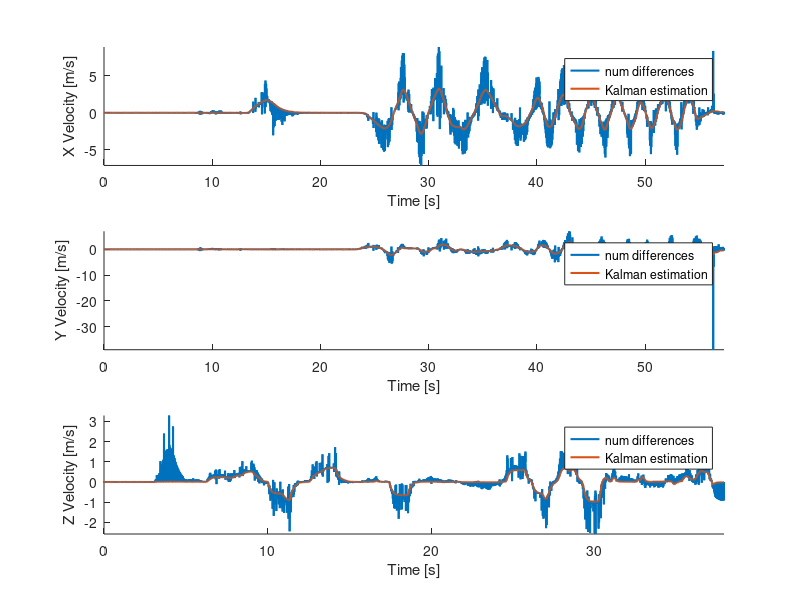

The MATLAB source for this figure:
clear all
close all
clc
set(0, 'DefaultLineLineWidth', 1.5);

%% Load data
data = load("data/vhat_data_check");
data2 = load("data/vhat_data_check2");

%% Numerically differentiate position to get velocity estimation
vel_est_x = (data.pos_x(2:end) - data.pos_x(1:end - 1))*100;
vel_est_y = (data.pos_y(2:end) - data.pos_y(1:end - 1))*100;
vel_est_z = (data2.pos_z(2:end) - data2.pos_z(1:end - 1))*100;

data.vel_x = data.vel_x(1:end - 1);
data.vel_y = data.vel_y(1:end - 1);
data2.vel_z = data2.vel_z(1:end - 1);

t = 0:0.01:(length(vel_est_x) - 1)/100;
t2 = 0:0.01:(length(vel_est_z) - 1)/100;

%% Plots to compare the velocity estimation of the kalman to the numerically differentiated velocity
figure('Name','Comparison estimated vel with num diff vel')
subplot(311)
hold on
plot(t, vel_est_x)
plot(t, data.vel_x)
legend('num differences', 'Kalman estimation')
xlabel('Time [s]')
axis tight
ylabel('X Velocity [m/s]')
subplot(312)
hold on
plot(t, vel_est_y)
plot(t, data.vel_y)
legend('num differences', 'Kalman estimation')
xlabel('Time [s]')
axis tight
ylabel('Y Velocity [m/s]')
subplot(313)
hold on
plot(t2, vel_est_z)
plot(t2, data2.vel_z)
legend('num differences', 'Kalman estimation')
xlabel('Time [s]')
axis tight
ylabel('Z Velocity [m/s]')
